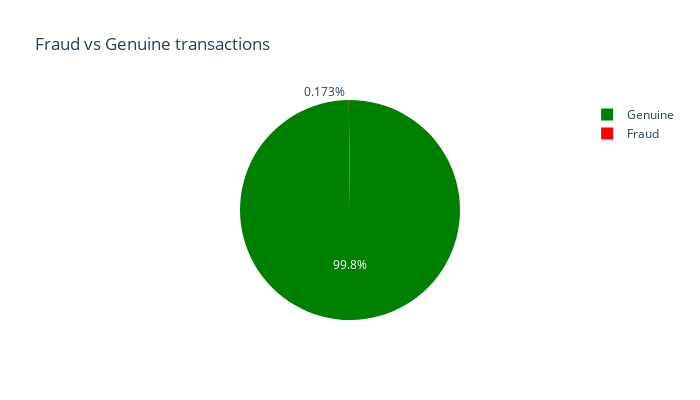

The notebook cell saved with this chart:
### Markdown cell above
# 3. Exploratory Data Analysis

### Code cell
labels=["Genuine","Fraud"]

fraud_or_not = df["Class"].value_counts().tolist()
values = [fraud_or_not[0], fraud_or_not[1]]

fig = px.pie(values=df['Class'].value_counts(), names=labels , width=700, height=400, color_discrete_sequence=["green","red"]
             ,title="Fraud vs Genuine transactions")
fig.show()

### Figure 1 — Plotly figure (JSON) as saved in the notebook; plotly's stock layout.template omitted (floating-point values rounded to 4 significant figures)
{"data": [{"domain": {"x": [0, 1], "y": [0, 1]}, "hovertemplate": "label=%{label}<br>value=%{value}<extra></extra>", "labels": ["Genuine", "Fraud"], "legendgroup": "", "name": "", "showlegend": true, "type": "pie", "values": [284315, 492]}], "layout": {"height": 400, "legend": {"tracegroupgap": 0}, "piecolorway": ["green", "red"], "title": {"text": "Fraud vs Genuine transactions"}, "width": 700}}
